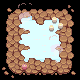

This game map was drawn from its Tiled (.tmx) file and the tilesets committed beside it. A one-line description and the trimmed map source follow:
An orthogonal 5x5 tile map with 16x16 px tiles, 4 tile layers (Back, Back2, Buildings, Front), 10 tilesets and 3 objects (3x TileData).

<map version="1.2" tiledversion="1.3.2" orientation="orthogonal" renderorder="right-down" compressionlevel="0" width="5" height="5" tilewidth="16" tileheight="16" infinite="0" nextlayerid="10" nextobjectid="58">
 <tileset firstgid="1" name="bathhouse_tiles" tilewidth="16" tileheight="16" tilecount="435" columns="15">
  <image source="bathhouse_tiles.png" width="240" height="464" />
  <tile id="51">
   <animation>
    <frame tileid="51" duration="400" />
    <frame tileid="52" duration="400" />
    <frame tileid="53" duration="400" />
    <frame tileid="54" duration="400" />
   </animation>
  </tile>
  <tile id="55">
   <animation>
    <frame tileid="55" duration="400" />
    <frame tileid="56" duration="400" />
    <frame tileid="57" duration="400" />
    <frame tileid="66" duration="400" />
   </animation>
  </tile>
  <tile id="270">
   <animation>
    <frame tileid="270" duration="400" />
    <frame tileid="272" duration="400" />
    <frame tileid="274" duration="400" />
    <frame tileid="276" duration="400" />
    <frame tileid="278" duration="400" />
    <frame tileid="280" duration="400" />
   </animation>
  </tile>
  <tile id="271">
   <animation>
    <frame tileid="271" duration="400" />
    <frame tileid="273" duration="400" />
    <frame tileid="275" duration="400" />
    <frame tileid="277" duration="400" />
    <frame tileid="279" duration="400" />
    <frame tileid="281" duration="400" />
   </animation>
  </tile>
  <tile id="285">
   <animation>
    <frame tileid="285" duration="400" />
    <frame tileid="286" duration="400" />
    <frame tileid="287" duration="400" />
    <frame tileid="288" duration="400" />
   </animation>
  </tile>
  <tile id="300">
   <animation>
    <frame tileid="300" duration="400" />
    <frame tileid="301" duration="400" />
    <frame tileid="302" duration="400" />
    <frame tileid="303" duration="400" />
   </animation>
  </tile>
 </tileset>
 <tileset firstgid="436" name="FountainCream" tilewidth="16" tileheight="16" tilecount="260" columns="13">
  <image source="FountainCream.png" width="208" height="320" />
 </tileset>
 <tileset firstgid="696" name="FountainCreamGreenMoss" tilewidth="16" tileheight="16" tilecount="260" columns="13">
  <image source="FountainCreamGreenMoss.png" width="208" height="320" />
 </tileset>
 <tileset firstgid="956" name="FountainWhite" tilewidth="16" tileheight="16" tilecount="260" columns="13">
  <image source="FountainWhite.png" width="208" height="320" />
 </tileset>
 <tileset firstgid="1216" name="FountainWhiteFloralPink" tilewidth="16" tileheight="16" tilecount="260" columns="13">
  <image source="FountainWhiteFloralPink.png" width="208" height="320" />
 </tileset>
 <tileset firstgid="1476" name="tidepool" tilewidth="16" tileheight="16" tilecount="527" columns="17">
  <image source="tidepool.png" width="272" height="496" />
 </tileset>
 <tileset firstgid="2003" name="WaterColors" tilewidth="16" tileheight="16" tilecount="990" columns="30">
  <image source="WaterColors.png" width="480" height="528" />
  <tile id="3">
   <animation>
    <frame tileid="3" duration="400" />
    <frame tileid="6" duration="400" />
   </animation>
  </tile>
  <tile id="4">
   <animation>
    <frame tileid="4" duration="400" />
    <frame tileid="7" duration="400" />
   </animation>
  </tile>
  <tile id="5">
   <animation>
    <frame tileid="5" duration="400" />
    <frame tileid="8" duration="400" />
   </animation>
  </tile>
  <tile id="9">
   <animation>
    <frame tileid="9" duration="400" />
    <frame tileid="12" duration="400" />
   </animation>
  </tile>
  <tile id="10">
   <animation>
    <frame tileid="10" duration="400" />
    <frame tileid="13" duration="400" />
   </animation>
  </tile>
  <tile id="11">
   <animation>
    <frame tileid="11" duration="400" />
    <frame tileid="14" duration="400" />
   </animation>
  </tile>
  <tile id="33">
   <animation>
    <frame tileid="33" duration="400" />
    <frame tileid="36" duration="400" />
   </animation>
  </tile>
  <tile id="34">
   <animation>
    <frame tileid="34" duration="400" />
    <frame tileid="37" duration="400" />
   </animation>
  </tile>
  <tile id="35">
   <animation>
    <frame tileid="35" duration="400" />
    <frame tileid="38" duration="400" />
   </animation>
  </tile>
  <tile id="39">
   <animation>
    <frame tileid="39" duration="400" />
    <frame tileid="42" duration="400" />
   </animation>
  </tile>
  <tile id="40">
   <animation>
    <frame tileid="40" duration="400" />
    <frame tileid="43" duration="400" />
   </animation>
  </tile>
  <tile id="41">
   <animation>
    <frame tileid="41" duration="400" />
    <frame tileid="44" duration="400" />
   </animation>
  </tile>
  <tile id="63">
   <animation>
    <frame tileid="63" duration="400" />
    <frame tileid="66" duration="400" />
   </animation>
  </tile>
  <tile id="64">
   <animation>
    <frame tileid="64" duration="400" />
    <frame tileid="67" duration="400" />
   </animation>
  </tile>
  <tile id="65">
   <animation>
    <frame tileid="65" duration="400" />
    <frame tileid="68" duration="400" />
   </animation>
  </tile>
  <tile id="69">
   <animation>
    <frame tileid="69" duration="400" />
    <frame tileid="72" duration="400" />
   </animation>
  </tile>
  <tile id="70">
   <animation>
    <frame tileid="70" duration="400" />
    <frame tileid="73" duration="400" />
   </animation>
  </tile>
  <tile id="71">
   <animation>
    <frame tileid="71" duration="400" />
    <frame tileid="74" duration="400" />
   </animation>
  </tile>
 </tileset>
 <tileset firstgid="2993" name="WaterSpout" tilewidth="16" tileheight="16" tilecount="270" columns="15">
  <image source="WaterSpout.png" width="240" height="288" />
  <tile id="0">
   <animation>
    <frame tileid="36" duration="400" />
    <frame tileid="79" duration="400" />
    <frame tileid="34" duration="400" />
   </animation>
  </tile>
  <tile id="38">
   <animation>
    <frame tileid="39" duration="400" />
    <frame tileid="41" duration="400" />
    <frame tileid="43" duration="400" />
    <frame tileid="84" duration="400" />
    <frame tileid="86" duration="400" />
   </animation>
  </tile>
  <tile id="39">
   <animation>
    <frame tileid="38" duration="400" />
    <frame tileid="40" duration="400" />
    <frame tileid="42" duration="400" />
    <frame tileid="83" duration="400" />
    <frame tileid="85" duration="400" />
   </animation>
  </tile>
 </tileset>
 <tileset firstgid="3263" name="WoodenTub" tilewidth="16" tileheight="16" tilecount="192" columns="12">
  <image source="WoodenTub.png" width="192" height="256" />
 </tileset>
 <tileset firstgid="3455" name="BathroomSpouseEdit1" tilewidth="16" tileheight="16" tilecount="143" columns="13">
  <image source="BathroomSpouseEdit1.png" width="208" height="176" />
 </tileset>
 <layer id="1" name="Back" width="5" height="5">
  <data>[25 cells, 9 non-empty, 9 distinct tile ids]</data>
 </layer>
 <objectgroup id="2" name="Back">
  <object id="20" name="TileData" x="32" y="16" width="16" height="16">
   <properties>
    <property name="TouchAction" value="PoolEntrance" />
   </properties>
  </object>
  <object id="21" name="TileData" x="48" y="16" width="16" height="16">
   <properties>
    <property name="TouchAction" value="PoolExit" />
   </properties>
  </object>
  </objectgroup>
 <layer id="8" name="Back2" width="5" height="5">
  <properties>
   <property name="DrawAbove" value="Back" />
  </properties>
  <data>[25 cells, 9 non-empty, 7 distinct tile ids]</data>
 </layer>
 <objectgroup id="9" name="Back2" />
 <layer id="3" name="Buildings" width="5" height="5">
  <data>[25 cells, 19 non-empty, 13 distinct tile ids]</data>
 </layer>
 <objectgroup id="4" name="Buildings" />
 <layer id="5" name="Front" width="5" height="5">
  <data>[25 cells, 5 non-empty, 5 distinct tile ids]</data>
 </layer>
 <objectgroup id="6" name="Front" />
</map>
<!-- 1 of 3 objects omitted -->
